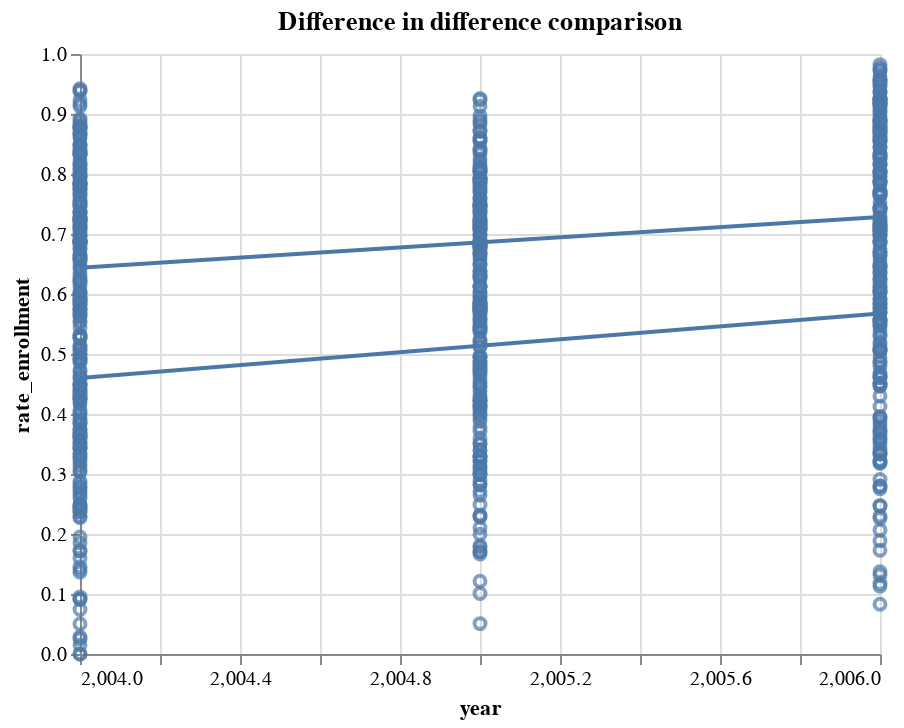

The notebook cell this image was saved under:
### Code cell
import altair as alt

base = (
    alt.Chart(Y_t1_pre, title="Difference in difference comparison")
    .mark_point()
    .encode(
        alt.X("year", scale=alt.Scale(zero=False)),
        alt.Y("rate_enrollment", scale=alt.Scale(zero=False)),
    )
)

base2 = (
    alt.Chart(Y_t0_pre)
    .mark_point()
    .encode(
        alt.X("year", scale=alt.Scale(zero=False)),
        alt.Y("rate_enrollment", scale=alt.Scale(zero=False)),
    )
)

# base3 = (
#     alt.Chart(Y_t0_post)
#     .mark_point()
#     .encode(
#         alt.X("year", scale=alt.Scale(zero=False)),
#         alt.Y("rate_enrollment", scale=alt.Scale(zero=False)),
#     )
# )

# base4 = (
#     alt.Chart(Y_t1_post)
#     .mark_point()
#     .encode(
#         alt.X("year", scale=alt.Scale(zero=False)),
#         alt.Y("rate_enrollment", scale=alt.Scale(zero=False)),
#     )
# )
# Adding linear regression to observe trend
(
    base
    + base2
    # + base3
    # + base4
    + base.transform_regression("year", "rate_enrollment").mark_line()
    + base2.transform_regression("year", "rate_enrollment").mark_line()
    # + base3.transform_regression("year", "rate_enrollment").mark_line()
    # + base4.transform_regression("year", "rate_enrollment").mark_line()
)

### Figure 1 — Vega-Lite specification as saved in the notebook (floating-point values rounded to 4 significant figures; data arrays with more than 128 entries replaced by an {"elided": "..."} marker saying what was removed)
{"config": {"view": {"continuousWidth": 400, "continuousHeight": 300}}, "layer": [{"data": {"name": "data-c1612168fcbe26d6ceadf92993a02f3c"}, "mark": "point", "encoding": {"x": {"type": "quantitative", "field": "year", "scale": {"zero": false}}, "y": {"type": "quantitative", "field": "rate_enrollment", "scale": {"zero": false}}}, "title": "Difference in difference comparison"}, {"data": {"name": "data-a1479e08bd33fb0791026b3b773522b0"}, "mark": "point", "encoding": {"x": {"type": "quantitative", "field": "year", "scale": {"zero": false}}, "y": {"type": "quantitative", "field": "rate_enrollment", "scale": {"zero": false}}}}, {"data": {"name": "data-c1612168fcbe26d6ceadf92993a02f3c"}, "mark": "line", "encoding": {"x": {"type": "quantitative", "field": "year", "scale": {"zero": false}}, "y": {"type": "quantitative", "field": "rate_enrollment", "scale": {"zero": false}}}, "title": "Difference in difference comparison", "transform": [{"on": "year", "regression": "rate_enrollment"}]}, {"data": {"name": "data-a1479e08bd33fb0791026b3b773522b0"}, "mark": "line", "encoding": {"x": {"type": "quantitative", "field": "year", "scale": {"zero": false}}, "y": {"type": "quantitative", "field": "rate_enrollment", "scale": {"zero": false}}}, "transform": [{"on": "year", "regression": "rate_enrollment"}]}], "$schema": "https://vega.github.io/schema/vega-lite/v4.8.1.json", "datasets": {"data-c1612168fcbe26d6ceadf92993a02f3c": {"elided": "347 records"}, "data-a1479e08bd33fb0791026b3b773522b0": {"elided": "347 records"}}}
